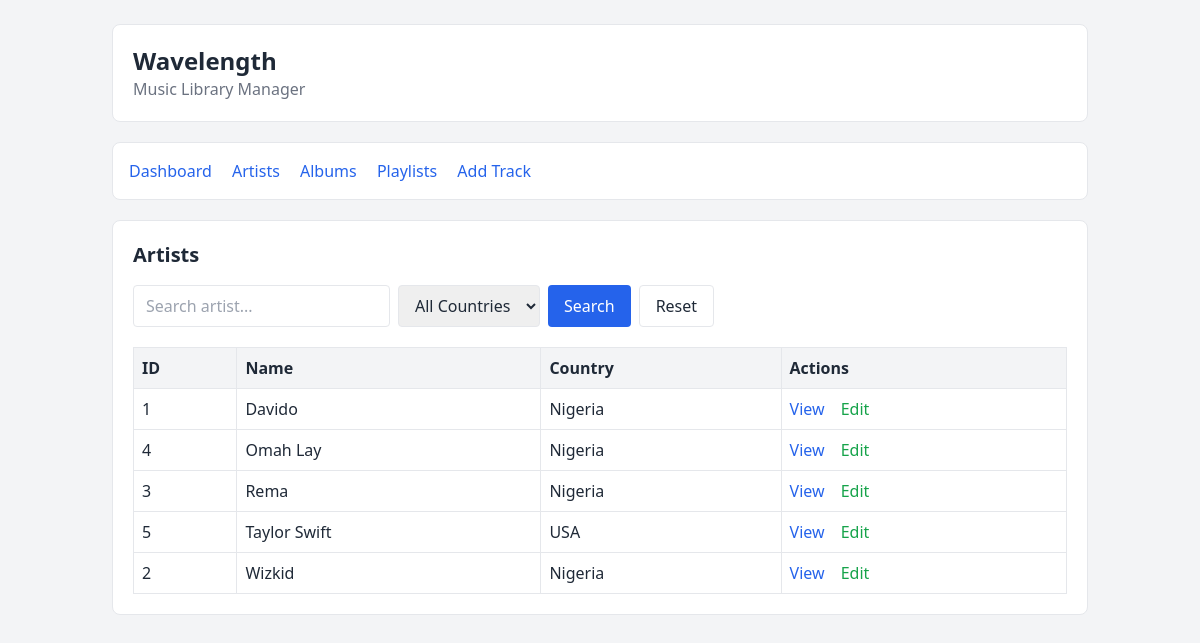
Screenshot of /artists.php with the database file from the repository.
### tables this page shows
CREATE TABLE artists (
    artist_id INT AUTO_INCREMENT PRIMARY KEY,
    name VARCHAR(100) NOT NULL,
    country VARCHAR(50)
);

### artists.php (the view, shortened to what this page needs)
<?php
require_once 'db.php';
$search = trim($_GET['search'] ?? '');
try {
    $sql = "SELECT artist_id, name, country
            FROM artists
            WHERE 1=1";
    $params = [];
    $sql .= " ORDER BY name ASC";
    $stmt = $pdo->prepare($sql);
    $stmt->execute($params);
    $artists = $stmt->fetchAll();
} catch (PDOException $e) {
    die("Something went wrong while loading the artists.");
}
?>
<!DOCTYPE html>
<html lang="en">
<head>
    <script src="https://cdn.tailwindcss.com"></script>
</head>
<body class="bg-gray-100 text-gray-800">
<div class="max-w-5xl mx-auto p-6">
    <div class="bg-white border rounded-lg p-5 mb-5">
        <h1 class="text-2xl font-bold">
            Wavelength
        </h1>
        <p class="text-gray-500">
            Music Library Manager
        </p>
    </div>
    <nav class="bg-white border rounded-lg p-4 mb-5">
        <a href="index.php"
           class="mr-4 text-blue-600 hover:underline">
            Dashboard
        </a>
        <a href="artists.php"
           class="mr-4 text-blue-600 hover:underline">
            Artists
        </a>
        <a href="albums.php"
           class="mr-4 text-blue-600 hover:underline">
            Albums
        </a>
        <a href="playlists.php"
           class="mr-4 text-blue-600 hover:underline">
            Playlists
        </a>
        <a href="add_track.php"
           class="text-blue-600 hover:underline">
            Add Track
        </a>
    </nav>
    <div class="bg-white border rounded-lg p-5">
        <h2 class="text-xl font-semibold mb-4">
            Artists
        </h2>
        <form method="GET" class="mb-5">
            <div class="flex flex-wrap gap-2">
                <input
                    type="text"
                    name="search"
                    placeholder="Search artist..."
                    value="<?= htmlspecialchars($search) ?>"
                    class="border rounded px-3 py-2"
                >
                <select
                    name="country"
                    class="border rounded px-3 py-2"
                >
                    <option value="">
                        All Countries
                    </option>
                </select>
                <button
                    type="submit"
                    class="bg-blue-600 text-white px-4 py-2 rounded"
                >
                    Search
                </button>
                <a
                    href="artists.php"
                    class="border px-4 py-2 rounded"
                >
                    Reset
                </a>
            </div>
        </form>
        <div class="overflow-x-auto">
            <table class="w-full border-collapse">
                <thead>
                    <tr class="bg-gray-100">
                        <th class="border p-2 text-left">
                            ID
                        </th>
                        <th class="border p-2 text-left">
                            Name
                        </th>
                        <th class="border p-2 text-left">
                            Country
                        </th>
                        <th class="border p-2 text-left">
                            Actions
                        </th>
                    </tr>
                </thead>
                <tbody>
                <?php if (count($artists) > 0): ?>
                    <?php foreach ($artists as $artist): ?>
                        <tr>
                            <td class="border p-2">
                                <?= htmlspecialchars($artist['artist_id']) ?>
                            </td>
                            <td class="border p-2">
                                <?= htmlspecialchars($artist['name']) ?>
                            </td>
                            <td class="border p-2">
                                <?php
                                if ($artist['country'] !== null) {
                                    echo htmlspecialchars($artist['country']);
                                } else {
                                    echo "Unknown";
                                }
                                ?>
                            </td>
                            <td class="border p-2">
                                <a
                                    href="artist.php?id=<?= (int)$artist['artist_id'] ?>"
                                    class="text-blue-600 hover:underline mr-3"
                                >
                                    View
                                </a>
                                <a
                                    href="edit_artist.php?id=<?= (int)$artist['artist_id'] ?>"
                                    class="text-green-600 hover:underline"
                                >
                                    Edit
                                </a>
                            </td>
                        </tr>
                    <?php endforeach; ?>
                <?php endif; ?>
                </tbody>
            </table>
        </div>
    </div>
</div>
</body>
</html>

### rows the page displays
artists: artist_id "1", name "Davido", country "Nigeria"
artists: artist_id "4", name "Omah Lay", country "Nigeria"
artists: artist_id "3", name "Rema", country "Nigeria"
artists: artist_id "5", name "Taylor Swift", country "USA"
artists: artist_id "2", name "Wizkid", country "Nigeria"
